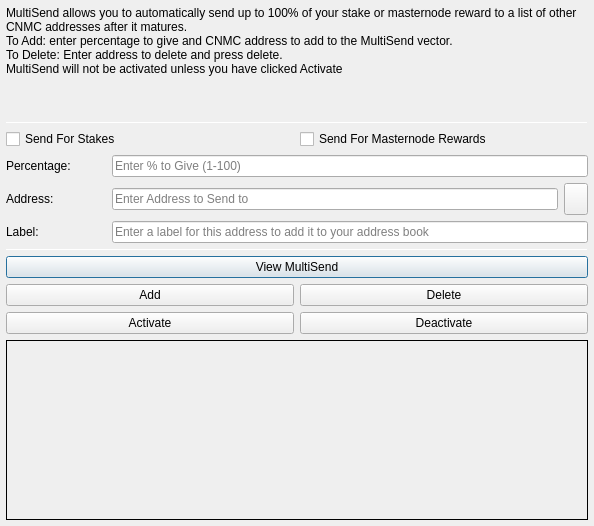
<?xml version="1.0" encoding="UTF-8"?>
<ui version="4.0">
 <class>MultiSendDialog</class>
 <widget class="QDialog" name="MultiSendDialog">
  <property name="windowModality">
   <enum>Qt::NonModal</enum>
  </property>
  <property name="geometry">
   <rect>
    <x>0</x>
    <y>0</y>
    <width>594</width>
    <height>526</height>
   </rect>
  </property>
  <property name="windowTitle">
   <string>MultiSend</string>
  </property>
  <layout class="QVBoxLayout" name="verticalLayout" stretch="0">
   <property name="leftMargin">
    <number>6</number>
   </property>
   <property name="topMargin">
    <number>6</number>
   </property>
   <property name="rightMargin">
    <number>6</number>
   </property>
   <property name="bottomMargin">
    <number>6</number>
   </property>
   <item>
    <layout class="QVBoxLayout" name="verticalLayout_Main" stretch="1,1,1,0,1,1,1">
     <item>
      <widget class="QLabel" name="label_2">
       <property name="lineWidth">
        <number>1</number>
       </property>
       <property name="text">
        <string>MultiSend allows you to automatically send up to 100% of your stake or masternode reward to a list of other CNMC addresses after it matures.
To Add: enter percentage to give and CNMC address to add to the MultiSend vector.
To Delete: Enter address to delete and press delete.
MultiSend will not be activated unless you have clicked Activate</string>
       </property>
       <property name="alignment">
        <set>Qt::AlignLeading|Qt::AlignLeft|Qt::AlignTop</set>
       </property>
       <property name="wordWrap">
        <bool>true</bool>
       </property>
      </widget>
     </item>
     <item>
      <widget class="Line" name="line">
       <property name="minimumSize">
        <size>
         <width>0</width>
         <height>1</height>
        </size>
       </property>
       <property name="maximumSize">
        <size>
         <width>16777215</width>
         <height>1</height>
        </size>
       </property>
       <property name="orientation">
        <enum>Qt::Horizontal</enum>
       </property>
      </widget>
     </item>
     <item>
      <layout class="QVBoxLayout" name="verticalLayout_Settings">
       <item>
        <layout class="QHBoxLayout" name="horizontalLayout">
         <item>
          <widget class="QCheckBox" name="multiSendStakeCheckBox">
           <property name="text">
            <string>Send For Stakes</string>
           </property>
          </widget>
         </item>
         <item>
          <widget class="QCheckBox" name="multiSendMasternodeCheckBox">
           <property name="text">
            <string>Send For Masternode Rewards</string>
           </property>
          </widget>
         </item>
        </layout>
       </item>
       <item>
        <layout class="QHBoxLayout" name="horizontalLayout_6">
         <item>
          <widget class="QLabel" name="label">
           <property name="minimumSize">
            <size>
             <width>100</width>
             <height>0</height>
            </size>
           </property>
           <property name="toolTip">
            <string>Percentage of stake to send</string>
           </property>
           <property name="text">
            <string>Percentage:</string>
           </property>
          </widget>
         </item>
         <item>
          <widget class="QLineEdit" name="multiSendPercentEdit">
           <property name="toolTip">
            <string>Enter whole numbers 1 - 100</string>
           </property>
           <property name="placeholderText">
            <string>Enter % to Give (1-100)</string>
           </property>
          </widget>
         </item>
        </layout>
       </item>
       <item>
        <layout class="QHBoxLayout" name="horizontalLayout_7">
         <item>
          <widget class="QLabel" name="label_5">
           <property name="minimumSize">
            <size>
             <width>100</width>
             <height>0</height>
            </size>
           </property>
           <property name="toolTip">
            <string>Address to send portion of stake to</string>
           </property>
           <property name="text">
            <string>Address:</string>
           </property>
          </widget>
         </item>
         <item>
          <widget class="QLineEdit" name="multiSendAddressEdit">
           <property name="toolTip">
            <string/>
           </property>
           <property name="placeholderText">
            <string>Enter Address to Send to</string>
           </property>
          </widget>
         </item>
         <item>
          <widget class="QToolButton" name="addressBookButton">
           <property name="maximumSize">
            <size>
             <width>16777215</width>
             <height>32</height>
            </size>
           </property>
           <property name="toolTip">
            <string>Choose an address from the address book</string>
           </property>
           <property name="text">
            <string/>
           </property>
           <property name="icon">
            <iconset resource="../cryptonodes.qrc">
             <normaloff>:/icons/address-book</normaloff>:/icons/address-book</iconset>
           </property>
           <property name="shortcut">
            <string>Alt+A</string>
           </property>
          </widget>
         </item>
        </layout>
       </item>
      </layout>
     </item>
     <item>
      <layout class="QHBoxLayout" name="horizontalLayout_3">
       <item>
        <widget class="QLabel" name="label_3">
         <property name="minimumSize">
          <size>
           <width>100</width>
           <height>0</height>
          </size>
         </property>
         <property name="text">
          <string>Label:</string>
         </property>
        </widget>
       </item>
       <item>
        <widget class="QLineEdit" name="labelAddressLabelEdit">
         <property name="placeholderText">
          <string>Enter a label for this address to add it to your address book</string>
         </property>
        </widget>
       </item>
      </layout>
     </item>
     <item>
      <widget class="Line" name="line_2">
       <property name="minimumSize">
        <size>
         <width>0</width>
         <height>1</height>
        </size>
       </property>
       <property name="maximumSize">
        <size>
         <width>16777215</width>
         <height>1</height>
        </size>
       </property>
       <property name="orientation">
        <enum>Qt::Horizontal</enum>
       </property>
      </widget>
     </item>
     <item>
      <layout class="QVBoxLayout" name="verticalLayout_Buttons">
       <item>
        <layout class="QHBoxLayout" name="horizontalLayout_4">
         <item>
          <widget class="QPushButton" name="viewButton">
           <property name="toolTip">
            <string/>
           </property>
           <property name="statusTip">
            <string>View MultiSend Vector</string>
           </property>
           <property name="text">
            <string>View MultiSend</string>
           </property>
          </widget>
         </item>
        </layout>
       </item>
       <item>
        <layout class="QHBoxLayout" name="horizontalLayout_2">
         <item>
          <widget class="QPushButton" name="addButton">
           <property name="toolTip">
            <string/>
           </property>
           <property name="statusTip">
            <string>Add to MultiSend Vector</string>
           </property>
           <property name="text">
            <string>Add</string>
           </property>
          </widget>
         </item>
         <item>
          <widget class="QPushButton" name="deleteButton">
           <property name="toolTip">
            <string/>
           </property>
           <property name="statusTip">
            <string>Delete Address From MultiSend Vector</string>
           </property>
           <property name="text">
            <string>Delete</string>
           </property>
          </widget>
         </item>
        </layout>
       </item>
       <item>
        <layout class="QHBoxLayout" name="horizontalLayout_5">
         <item>
          <widget class="QPushButton" name="activateButton">
           <property name="statusTip">
            <string>Activate MultiSend</string>
           </property>
           <property name="text">
            <string>Activate</string>
           </property>
          </widget>
         </item>
         <item>
          <widget class="QPushButton" name="disableButton">
           <property name="statusTip">
            <string>Deactivate MultiSend</string>
           </property>
           <property name="text">
            <string>Deactivate</string>
           </property>
          </widget>
         </item>
        </layout>
       </item>
      </layout>
     </item>
     <item>
      <widget class="QLabel" name="message">
       <property name="minimumSize">
        <size>
         <width>0</width>
         <height>180</height>
        </size>
       </property>
       <property name="frameShape">
        <enum>QFrame::Panel</enum>
       </property>
       <property name="frameShadow">
        <enum>QFrame::Plain</enum>
       </property>
       <property name="lineWidth">
        <number>1</number>
       </property>
       <property name="midLineWidth">
        <number>1</number>
       </property>
       <property name="text">
        <string/>
       </property>
       <property name="alignment">
        <set>Qt::AlignLeading|Qt::AlignLeft|Qt::AlignTop</set>
       </property>
       <property name="wordWrap">
        <bool>true</bool>
       </property>
      </widget>
     </item>
    </layout>
   </item>
  </layout>
 </widget>
 <resources>
  <include location="../cryptonodes.qrc"/>
 </resources>
 <connections/>
</ui>
